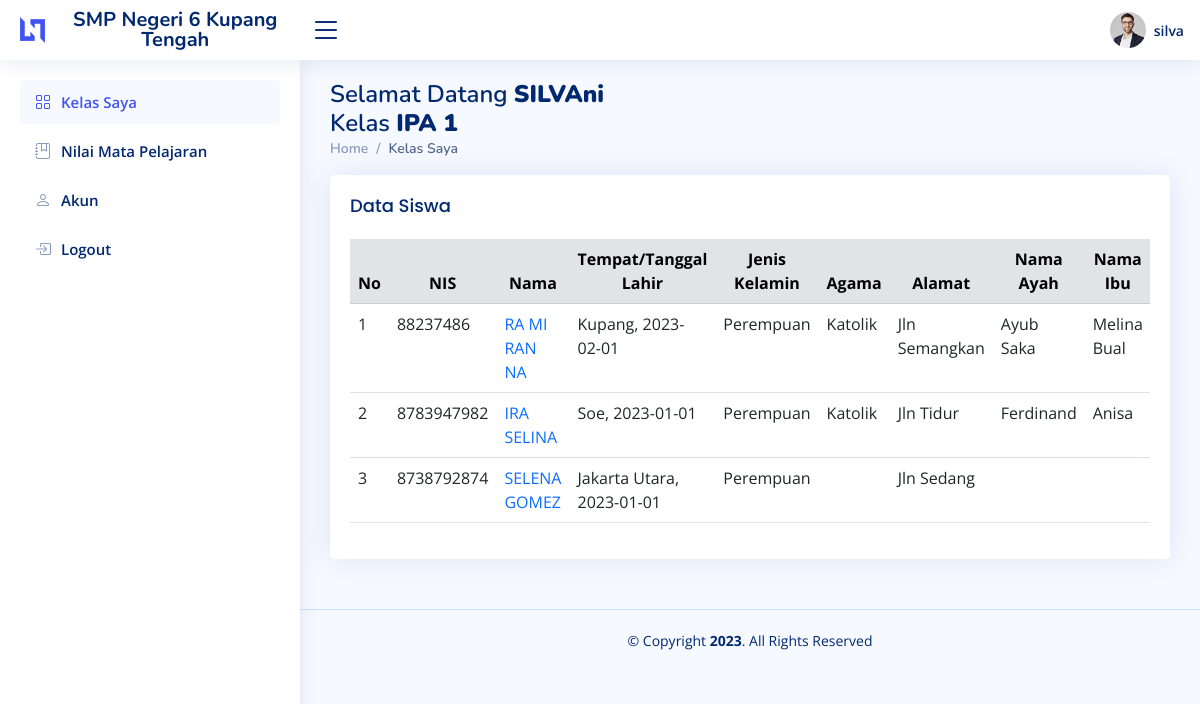
/guru/dashboard.php (signed in), run on the app's committed database.
### tables this page shows
CREATE TABLE `user` (
  `id` int(11) NOT NULL,
  `nama` varchar(100) NOT NULL,
  `username` varchar(100) NOT NULL,
  `password` varchar(100) NOT NULL,
  `isAdmin` tinyint(1) NOT NULL DEFAULT 0,
  `role` enum('Guru','Kepsek','Admin','Siswa') NOT NULL,
  `id_guru` int(11) NOT NULL,
  `id_siswa` int(11) NOT NULL
);

CREATE TABLE `guru` (
  `id_guru` int(11) NOT NULL,
  `nama_guru` varchar(250) NOT NULL,
  `tempat_lahir` varchar(250) NOT NULL,
  `tanggal_lahir` date NOT NULL DEFAULT current_timestamp(),
  `jenis_kelamin` enum('Laki-Laki','Perempuan') NOT NULL,
  `agama` enum('Kristen','Katolik','Islam','Hindu','Budha') NOT NULL,
  `jabatan` varchar(100) NOT NULL,
  `alamat` varchar(250) NOT NULL,
  `no_telp` varchar(20) NOT NULL,
  `id_mapel` int(11) NOT NULL,
  `id_kelas` int(11) NOT NULL,
  `nip` bigint(18) NOT NULL
);

CREATE TABLE `kelas` (
  `id` int(11) NOT NULL,
  `kelas` varchar(30) NOT NULL,
  `thn_semester` varchar(20) NOT NULL
);

CREATE TABLE `siswa` (
  `id_siswa` int(11) NOT NULL,
  `nis` varchar(50) NOT NULL,
  `nama` varchar(100) NOT NULL,
  `tempat_lahir` varchar(250) NOT NULL,
  `tanggal_lahir` date NOT NULL DEFAULT current_timestamp(),
  `jenis_kelamin` enum('Laki-Laki','Perempuan') NOT NULL,
  `agama` enum('Kristen','Katolik','Islam','Hindu','Budha') NOT NULL,
  `alamat` varchar(250) NOT NULL,
  `nama_ayah` varchar(250) NOT NULL,
  `nama_ibu` varchar(250) NOT NULL,
  `pekerjaan_ayah` varchar(50) NOT NULL,
  `pekerjaan_ibu` varchar(50) NOT NULL,
  `thn_semester` varchar(10) NOT NULL,
  `no_telp` varchar(20) NOT NULL,
  `kelasId` int(11) NOT NULL
);

### guru/dashboard.php (the view, shortened to what this page needs)
<?php
  include './partial/header.php';
  $idGuru = $user['id_guru'];
  $queryGuru= "SELECT * FROM guru LEFT JOIN kelas ON guru.id_kelas = kelas.id WHERE guru.id_guru = $idGuru";
  $resultGuru = $conn->query($queryGuru);
  $wakel = $resultGuru->fetch_all();
  $nama_kelas = $wakel[0][13];
  $id_kelas = $wakel[0][10];
  $sql = "SELECT * FROM siswa LEFT JOIN kelas ON kelas.id = '$id_kelas' WHERE siswa.kelasId = '$id_kelas'";
  $result = $conn->query($sql);
  $data = array();
  while ($row = $result->fetch_assoc()) {
      $data[] = $row;
  }
?>
  <main id="main" class="main">
    <div class="pagetitle">
      <h1>Selamat Datang <b><?= $wakel[0][1]?></b></h1>
      <h1>Kelas <b><?= $nama_kelas?></b></h1>
      <nav>
        <ol class="breadcrumb">
          <li class="breadcrumb-item"><a href="dashboard.php">Home</a></li>
          <li class="breadcrumb-item active">Kelas Saya</li>
        </ol>
      </nav>
    </div>
    <section class="section dashboard">
      <div class="row">
        <div class="col-lg-12">
          <div class="card">
            <div class="card-body">
              <h5 class="card-title">Data Siswa</h5>
              <div class="table-responsive">
                <table class="table datatable" id="datatable">
                  <thead>
                    <tr class="table-secondary">
                      <th scope="col" class="text-center">No</th>
                      <th scope="col" class="text-center">NIS</th>
                      <th scope="col" class="text-center">Nama</th>
                      <th scope="col" class="text-center">Tempat/Tanggal Lahir</th>
                      <th scope="col" class="text-center">Jenis Kelamin</th>
                      <th scope="col" class="text-center">Agama</th>
                      <th scope="col" class="text-center">Alamat</th>
                      <th scope="col" class="text-center">Nama Ayah</th>
                      <th scope="col" class="text-center">Nama Ibu</th>
                    </tr>
                  </thead>
                  <tbody>
                    <?php foreach($data as $key=>$row):?>
                      <tr>
                        <td><?= $key + 1?></td>
                        <td><?= $row['nis']?></td>
                        <td>
                          <a href="data-siswa.php?id=<?= $row['id_siswa']?>" class="icon-link icon-link-hover link-primary link-underline">
                            <?= strtoupper($row['nama'])?>
                          </a>
                        </td>
                        <td><?= $row['tempat_lahir'].', ' . $row['tanggal_lahir']?></td>
                        <td><?= $row['jenis_kelamin']?></td>
                        <td><?= $row['agama']?></td>
                        <td><?= $row['alamat']?></td>
                        <td><?= $row['nama_ayah']?></td>
                        <td><?= $row['nama_ibu']?></td>
                      </tr>
                      <?php endforeach?>
                  </tbody>
                </table>
              </div>
            </div>
          </div>
        </div>
      </div>
    </section>
  </main>
  <?php include './partial/footer.php';?>

### guru/partial/header.php (shortened to what this page needs)
<?php
  $conn = OpenCon();
  if(isset($_SESSION['user-id'])){
    $id = $_SESSION['user-id'];
    $query = "SELECT * FROM user WHERE id='$id'";
    $result = $conn->query($query);
    $user = mysqli_fetch_assoc($result);
  }else{
    header('Location: login-guru.php');
    exit;
  }
?>
<!DOCTYPE html>
<html lang="en">
<head>
  <link href="../assets/vendor/bootstrap/css/bootstrap.min.css" rel="stylesheet">
  <link href="../assets/vendor/bootstrap-icons/bootstrap-icons.css" rel="stylesheet">
  <link href="../assets/vendor/datatables/datatables.css" rel="stylesheet">
  <link href="../assets/css/style.css" rel="stylesheet">
</head>
<body>
  <header id="header" class="header fixed-top d-flex align-items-center">
    <div class="d-flex align-items-center justify-content-between">
      <a href="dashboard.php" class="logo d-flex align-items-center">
        <img src="../assets/img/logo.png" alt="">
        <span class="d-none d-lg-block text-sm-center">SMP Negeri 6 Kupang Tengah</span>
      </a>
      <i class="bi bi-list toggle-sidebar-btn"></i>
    </div>
    <nav class="header-nav ms-auto">
      <ul class="d-flex align-items-center">
        <li class="nav-item dropdown pe-3">
          <a class="nav-link nav-profile d-flex align-items-center pe-0" href="#" data-bs-toggle="dropdown">
            <img src="../assets/img/profile-img.jpg" alt="Profile" class="rounded-circle">
            <span class="d-none d-md-block ps-2"><?=$user['username']?></span>
          </a>
        </li>
      </ul>
    </nav>
  </header>
  <aside id="sidebar" class="sidebar">
    <ul class="sidebar-nav" id="sidebar-nav">
      <li class="nav-item">
        <a class="nav-link " href="dashboard.php">
          <i class="bi bi-grid"></i>
          <span>Kelas Saya</span>
        </a>
      </li>
      <li class="nav-item">
        <a class="nav-link collapsed" href="nilai-mapel.php">
          <i class="bi bi-journal-bookmark"></i>
          <span>Nilai Mata Pelajaran</span>
        </a>
      </li>
      <li class="nav-item">
        <a class="nav-link collapsed" href="akun.php">
          <i class="bi bi-person"></i>
          <span>Akun</span>
        </a>
      </li>
      <li class="nav-item">
        <a class="nav-link collapsed" href="../controllers/logout.php">
          <i class="bi bi-box-arrow-in-right"></i>
          <span>Logout</span>
        </a>
      </li>
    </ul>
  </aside>

### assets/css/style.css (style rules this page uses)
:root { scroll-behavior: smooth; }
body { font-family: "Open Sans", sans-serif; background: #f6f9ff; color: #444444; }
a { color: #4154f1; text-decoration: none; }
h1, h2, h3, h4, h5, h6 { font-family: "Nunito", sans-serif; }
#main { margin-top: 60px; padding: 20px 30px; transition: all 0.3s; }
.pagetitle { margin-bottom: 10px; }
.pagetitle h1 { font-size: 24px; margin-bottom: 0; font-weight: 600; color: #012970; }
.card { margin-bottom: 30px; border: none; border-radius: 5px; box-shadow: 0px 0 30px rgba(1, 41, 112, 0.1); }
.card-title { padding: 20px 0 15px 0; font-size: 18px; font-weight: 500; color: #012970; font-family: "Poppins", sans-serif; }
.card-body { padding: 0 20px 20px 20px; }
.breadcrumb { font-size: 14px; font-family: "Nunito", sans-serif; color: #899bbd; font-weight: 600; }
.breadcrumb a { color: #899bbd; transition: 0.3s; }
.breadcrumb .breadcrumb-item::before { color: #899bbd; }
.breadcrumb .active { color: #51678f; font-weight: 600; }
.logo { line-height: 1; }
@media (min-width: 1200px) { .logo { width: 280px; } }
.logo img { max-height: 26px; margin-right: 6px; }
.logo span { font-size: 20px; font-weight: 700; color: #012970; font-family: "Nunito", sans-serif; }
.header { transition: all 0.5s; z-index: 997; height: 60px; box-shadow: 0px 2px 20px rgba(1, 41, 112, 0.1); background-color: #fff; padding-left: 20px; }
.header .toggle-sidebar-btn { font-size: 32px; padding-left: 10px; cursor: pointer; color: #012970; }
.header-nav ul { list-style: none; }
.header-nav>ul { margin: 0; padding: 0; }
.header-nav .nav-profile { color: #012970; }
.header-nav .nav-profile img { max-height: 36px; }
.header-nav .nav-profile span { font-size: 14px; font-weight: 600; }
.sidebar { position: fixed; top: 60px; left: 0; bottom: 0; width: 300px; z-index: 996; transition: all 0.3s; padding: 20px; overflow-y: auto; scrollbar-width: thin; scrollbar-color: #aab7cf transparent; box-shadow: 0px 0px 20px rgba(1, 41, 112, 0.1); background-color: #fff; }
@media (min-width: 1200px) { #main, #footer { margin-left: 300px; } }
.sidebar-nav { padding: 0; margin: 0; list-style: none; }
.sidebar-nav li { padding: 0; margin: 0; list-style: none; }
.sidebar-nav .nav-item { margin-bottom: 5px; }
.sidebar-nav .nav-link { display: flex; align-items: center; font-size: 15px; font-weight: 600; color: #4154f1; transition: 0.3; background: #f6f9ff; padding: 10px 15px; border-radius: 4px; }
.sidebar-nav .nav-link i { font-size: 16px; margin-right: 10px; color: #4154f1; }
.sidebar-nav .nav-link.collapsed { color: #012970; background: #fff; }
.sidebar-nav .nav-link.collapsed i { color: #899bbd; }

### data on the page
user: username "silva"
guru: nama_guru "SILVAni", id_kelas.kelas "IPA 1"
siswa: nis "88237486", nama "RA MI RAN NA", tempat_lahir "Kupang", tanggal_lahir "2023-02-01", jenis_kelamin "Perempuan", agama "Katolik", alamat "Jln Semangkan", nama_ayah "Ayub Saka", nama_ibu "Melina Bual"
siswa: nis "8783947982", nama "IRA SELINA", tempat_lahir "Soe", tanggal_lahir "2023-01-01", jenis_kelamin "Perempuan", agama "Katolik", alamat "Jln Tidur", nama_ayah "Ferdinand", nama_ibu "Anisa"
siswa: nis "8738792874", nama "SELENA GOMEZ", tempat_lahir "Jakarta Utara", tanggal_lahir "2023-01-01", jenis_kelamin "Perempuan", alamat "Jln Sedang"
